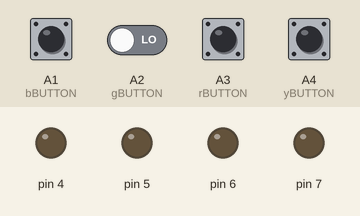
Recording of a sketch running on a simulated Arduino Uno, built with avr-gcc and run on an emulated ATmega328P. Shown: output pins drawn as LEDs (lit = HIGH). Inputs (shaded band) come from the test bench; at power-on: A1 (bBUTTON), A2 (gBUTTON), A3 (rBUTTON), A4 (yBUTTON) LOW.

Above: at 1.2 s.
1.3 s: A1 (bBUTTON) pulled HIGH for 0.15 s
At 1.7 s:
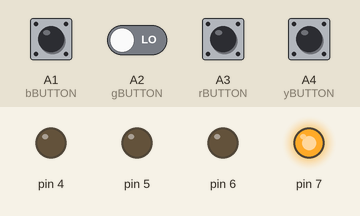
At 3.7 s:
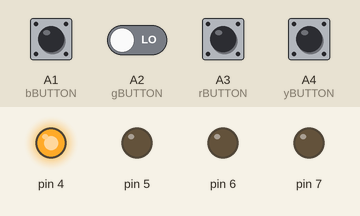
7.4 s: A1 (bBUTTON) driven HIGH and A2 (gBUTTON) driven HIGH
At 8.7 s:
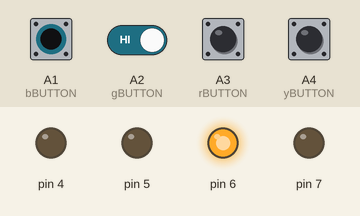
10.4 s: A3 (rBUTTON) pulled HIGH for 1 s
Timing chart, 0 to 23.8 s (numbered marks = the images above; inputs shaded):
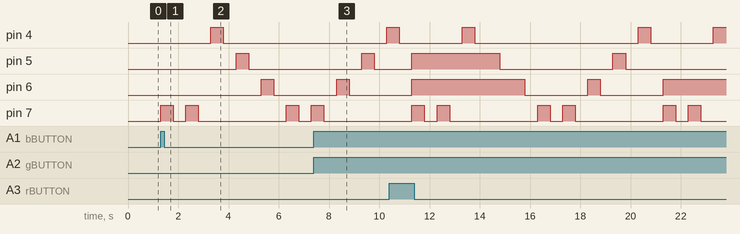

Measured:
- after the input at 1.3 s, pin 4: LOW → HIGH after 2.0 s, → LOW 0.50 s later; pin 5: LOW → HIGH after 3.0 s, → LOW 0.50 s later; pin 6: LOW → HIGH after 4.0 s, → LOW 0.50 s later; pin 7: goes HIGH 0.50 s, LOW 0.50 s, HIGH 0.50 s, LOW 3.5 s, HIGH 0.50 s, LOW 0.50 s, then HIGH, starting at once

The sketch:

second_pattern.ino
```cpp
/*
Introduction to Interactive Media
Arduino First Assignment: Light Pattern 2
Aiya Sartbayeva
23 March,2021
 */
 //LED lights
const int yLED = 4;
const int rLED = 5;
const int gLED = 6;
const int bLED = 7;
//Buttons
const int yBUTTON = A4;
const int rBUTTON = A3;
const int gBUTTON = A2;
const int bBUTTON = A1;

void setup() {
  // initialize serial communication at 9600 bits per second:
  Serial.begin(9600);

  //all the buttons as input
  pinMode(yBUTTON, INPUT);
  pinMode(rBUTTON, INPUT);
  pinMode(gBUTTON, INPUT);
  pinMode(bBUTTON, INPUT);

  //all the LED lights as output
  pinMode(4, OUTPUT);
  pinMode(5, OUTPUT);
  pinMode(6, OUTPUT);
  pinMode(7, OUTPUT);
}
void loop() {

  int yBUTTONState = digitalRead (yBUTTON);
  int rBUTTONState = digitalRead (rBUTTON);
  int gBUTTONState = digitalRead (gBUTTON);
  int bBUTTONState = digitalRead (bBUTTON);


  //connectiion of yellow button with yellow LED
  if (yBUTTONState == HIGH) {
    digitalWrite (4, HIGH);
  } else {
    digitalWrite (4, LOW);
  }

  //connection of red button with red LED
  if (rBUTTONState == HIGH) {
    digitalWrite (5, HIGH);
  } else {
    digitalWrite (5, LOW);
  }

  //connection of green button with green LED
  if (gBUTTONState == HIGH) {
    digitalWrite (6, HIGH);
  } else {
    digitalWrite (6, LOW);
  }
  //connection of blue botton with blue LED
  //when it is pressed, the light pattern will release
  if (bBUTTONState == HIGH) {
    digitalWrite(7, HIGH);
    delay(500);
    digitalWrite(7, LOW);
    delay(500);
    digitalWrite(7, HIGH);
    delay(500);
    digitalWrite(7, LOW);
    delay(500);
    lightPattern();
  }

}
void lightPattern() {

  //the light pattern from bottom lights to top and from top to bottom
  digitalWrite(4, HIGH);
  delay(500);
  digitalWrite(4, LOW);
  delay(500);
  digitalWrite(5, HIGH);
  delay(500);
  digitalWrite(5, LOW);
  delay(500);
  digitalWrite(6, HIGH);
  delay(500);
  digitalWrite(6, LOW);
  delay(500);
  digitalWrite(7, HIGH);
  delay(500);
  digitalWrite(7, LOW);
  delay(500);
  digitalWrite(7, HIGH);
  delay(500);
  digitalWrite(7, LOW);
  delay(500);
  digitalWrite(6, HIGH);
  delay(500);
  digitalWrite(6, LOW);
  delay(500);
  digitalWrite(5, HIGH);
  delay(500);
  digitalWrite(5, LOW);
  delay(500);
  digitalWrite(4, HIGH);
  delay(500);
  digitalWrite(4, LOW);
  delay(500);
}
```
